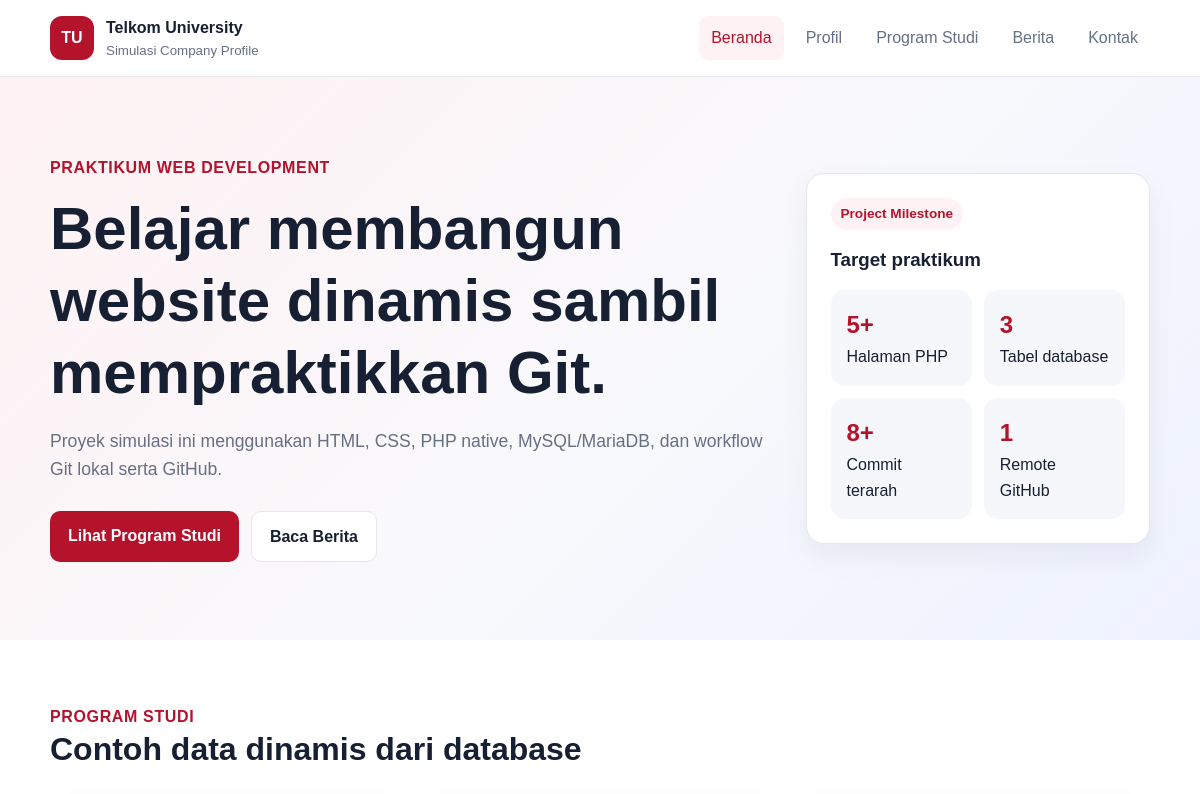
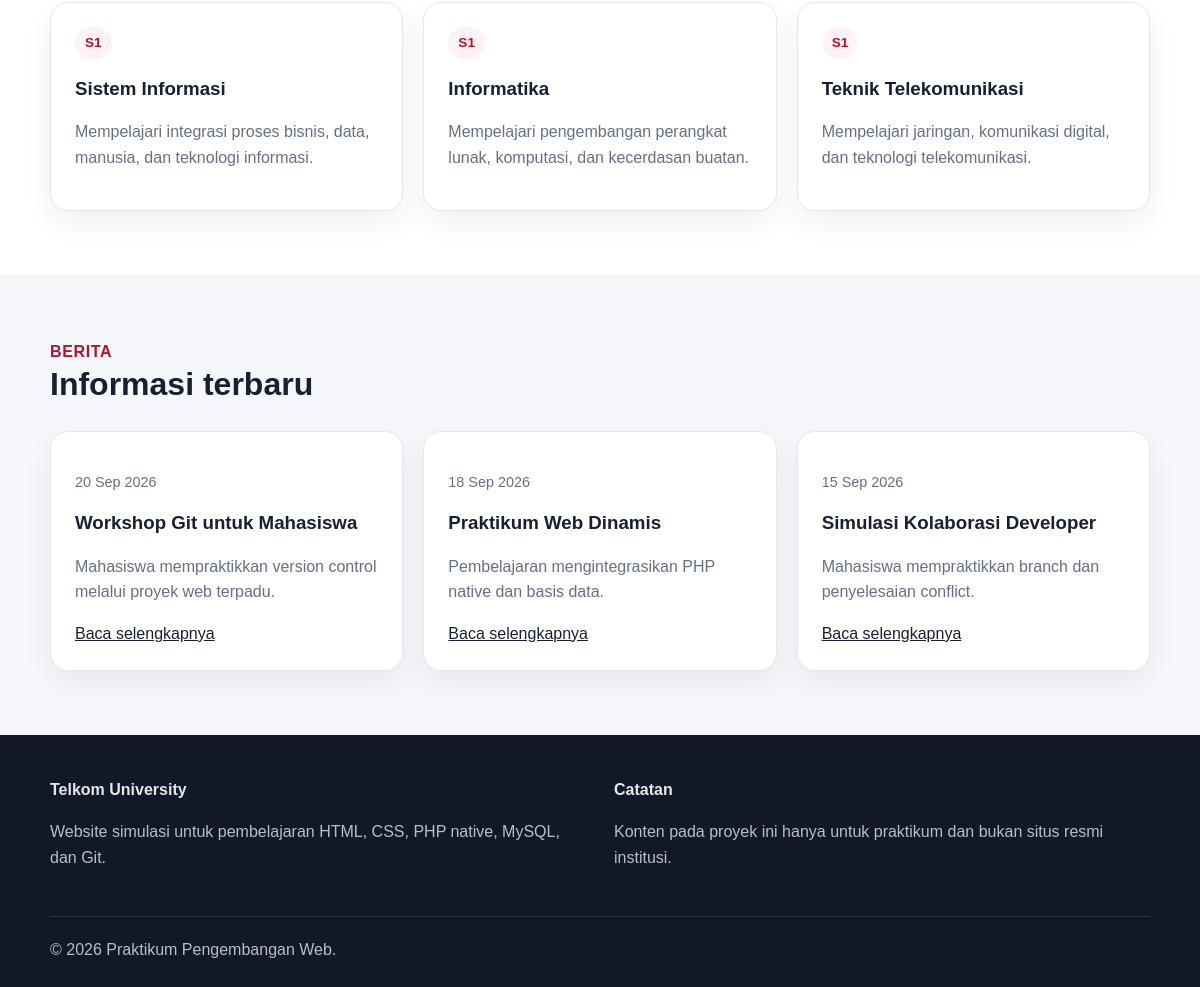
The page / on the database its author committed (2 pictures, top to bottom).
### tables this page shows
CREATE TABLE IF NOT EXISTS program_studi (
  id INT UNSIGNED AUTO_INCREMENT PRIMARY KEY,
  nama VARCHAR(120) NOT NULL,
  jenjang VARCHAR(20) NOT NULL,
  deskripsi TEXT NOT NULL,
  created_at TIMESTAMP DEFAULT CURRENT_TIMESTAMP
);

CREATE TABLE IF NOT EXISTS berita (
  id INT UNSIGNED AUTO_INCREMENT PRIMARY KEY,
  judul VARCHAR(180) NOT NULL,
  ringkasan VARCHAR(300) NOT NULL,
  isi TEXT NOT NULL,
  tanggal_publish DATE NOT NULL,
  created_at TIMESTAMP DEFAULT CURRENT_TIMESTAMP
);

### index.php (the view, shortened to what this page needs)
<?php
require_once 'config/database.php';
$programResult = $conn->query("SELECT id, nama, jenjang, deskripsi FROM program_studi ORDER BY id ASC LIMIT 3");
$newsResult = $conn->query("SELECT id, judul, ringkasan, tanggal_publish FROM berita ORDER BY tanggal_publish DESC LIMIT 3");
require 'includes/header.php';
?>
<section class="hero">
  <div class="container hero-grid">
    <div>
      <span class="eyebrow">Praktikum Web Development</span>
      <h1>Belajar membangun website dinamis sambil mempraktikkan Git.</h1>
      <p class="lead">Proyek simulasi ini menggunakan HTML, CSS, PHP native, MySQL/MariaDB, dan workflow Git lokal serta GitHub.</p>
      <div class="actions">
        <a class="btn btn-primary" href="programs.php">Lihat Program Studi</a>
        <a class="btn btn-outline" href="news.php">Baca Berita</a>
      </div>
    </div>
    <aside class="hero-card">
      <span class="badge">Project Milestone</span>
      <h3>Target praktikum</h3>
      <div class="hero-stat">
        <div class="stat">
          <strong>5+</strong>
          <span>Halaman PHP</span>
        </div>
        <div class="stat">
          <strong>3</strong>
          <span>Tabel database</span>
        </div>
        <div class="stat">
          <strong>8+</strong>
          <span>Commit terarah</span>
        </div>
        <div class="stat">
          <strong>1</strong>
          <span>Remote GitHub</span>
        </div>
      </div>
    </aside>
  </div>
</section>
<section class="section">
  <div class="container">
    <div class="section-heading">
      <span class="eyebrow">Program Studi</span>
      <h2>Contoh data dinamis dari database</h2>
    </div>
    <div class="grid-3">
      <?php while ($program = $programResult->fetch_assoc()): ?>
        <article class="card">
          <span class="badge"><?= htmlspecialchars($program['jenjang']) ?></span>
          <h3><?= htmlspecialchars($program['nama']) ?></h3>
          <p><?= htmlspecialchars($program['deskripsi']) ?></p>
        </article>
      <?php endwhile; ?>
    </div>
  </div>
</section>
<section class="section section-soft">
  <div class="container">
    <div class="section-heading">
      <span class="eyebrow">Berita</span>
      <h2>Informasi terbaru</h2>
    </div>
    <div class="grid-3">
      <?php while ($news = $newsResult->fetch_assoc()): ?>
        <article class="card">
          <p class="meta"><?= date('d M Y', strtotime($news['tanggal_publish'])) ?></p>
          <h3><?= htmlspecialchars($news['judul']) ?></h3>
          <p><?= htmlspecialchars($news['ringkasan']) ?></p>
          <a href="news_detail.php?id=<?= (int) $news['id'] ?>">Baca selengkapnya</a>
        </article>
      <?php endwhile; ?>
    </div>
  </div>
</section>
<?php require 'includes/footer.php'; ?>

### includes/header.php (shortened to what this page needs)
<?php
$currentPage = basename($_SERVER['PHP_SELF']);
?>
<!doctype html>
<html lang="id">
<head>
  <link rel="stylesheet" href="assets/css/style.css">
</head>
<body>
<header class="site-header">
  <div class="container nav-wrap">
    <a class="brand" href="index.php">
      <span class="brand-mark">TU</span>
      <span>
        <strong>Telkom University</strong>
        <small>Simulasi Company Profile</small>
      </span>
    </a>
    <nav class="main-nav" aria-label="Navigasi utama">
      <a class="<?= $currentPage === 'index.php' ? 'active' : '' ?>" href="index.php">Beranda</a>
      <a class="<?= $currentPage === 'profile.php' ? 'active' : '' ?>" href="profile.php">Profil</a>
      <a class="<?= $currentPage === 'programs.php' ? 'active' : '' ?>" href="programs.php">Program Studi</a>
      <a class="<?= in_array($currentPage, ['news.php', 'news_detail.php']) ? 'active' : '' ?>" href="news.php">Berita</a>
      <a class="<?= $currentPage === 'contact.php' ? 'active' : '' ?>" href="contact.php">Kontak</a>
    </nav>
  </div>
</header>
<main>

### includes/footer.php
</main>
<footer class="site-footer">
  <div class="container footer-grid">
    <div>
      <strong>Telkom University</strong>
      <p>Website simulasi untuk pembelajaran HTML, CSS, PHP native, MySQL, dan Git.</p>
    </div>
    <div>
      <strong>Catatan</strong>
      <p>Konten pada proyek ini hanya untuk praktikum dan bukan situs resmi institusi.</p>
    </div>
  </div>
  <p class="copyright">&copy; <?= date('Y') ?> Praktikum Pengembangan Web.</p>
</footer>
</body>
</html>

### assets/css/style.css (style rules this page uses)
:root { --primary: #b5122b; --primary-dark: #7f0d1f; --ink: #172033; --muted: #667085; --surface: #ffffff; --soft: #f6f7fb; --line: #e4e7ec; --success: #147a50; }
* { box-sizing: border-box; }
body { margin: 0; font-family: Arial, Helvetica, sans-serif; color: var(--ink); background: var(--surface); line-height: 1.6; }
a { color: inherit; }
.container { width: min(1100px, 92%); margin: 0 auto; }
.site-header { position: sticky; top: 0; z-index: 10; background: rgb(255, 255, 255, 0.96); border-bottom: 1px solid var(--line); }
.nav-wrap { display: flex; align-items: center; justify-content: space-between; gap: 24px; min-height: 76px; }
.brand { display: flex; align-items: center; gap: 12px; text-decoration: none; }
.brand-mark { display: grid; place-items: center; width: 44px; height: 44px; border-radius: 12px; background: var(--primary); color: #fff; font-weight: 800; }
.brand small { display: block; color: var(--muted); }
.main-nav { display: flex; gap: 10px; flex-wrap: wrap; }
.main-nav a { text-decoration: none; padding: 9px 12px; border-radius: 9px; color: var(--muted); }
.main-nav a:hover, .main-nav a.active { background: #fff2f4; color: var(--primary); }
.hero { padding: 78px 0; background: linear-gradient(135deg, #fff2f4, #f8f9fc 55%, #eef2ff); }
.hero-grid { display: grid; grid-template-columns: 1.35fr 0.65fr; gap: 40px; align-items: center; }
.eyebrow { color: var(--primary); font-weight: 700; letter-spacing: 0.04em; text-transform: uppercase; }
h1, h2, h3 { line-height: 1.2; }
h1 { font-size: clamp(2.1rem, 5vw, 4rem); margin: 12px 0 18px; }
h2 { font-size: 2rem; margin-top: 0; }
.lead { color: var(--muted); font-size: 1.1rem; max-width: 720px; }
.actions { display: flex; gap: 12px; margin-top: 28px; flex-wrap: wrap; }
.btn { display: inline-block; text-decoration: none; border: 0; cursor: pointer; padding: 12px 18px; border-radius: 10px; font-weight: 700; }
.btn-primary { background: var(--primary); color: #fff; }
.btn-outline { border: 1px solid var(--line); background: #fff; color: var(--ink); }
.hero-card, .card { background: #fff; border: 1px solid var(--line); border-radius: 18px; padding: 24px; box-shadow: 0 12px 30px rgb(16, 24, 40, 0.06); }
.hero-stat { display: grid; grid-template-columns: repeat(2, 1fr); gap: 12px; margin-top: 18px; }
.stat { background: var(--soft); border-radius: 14px; padding: 16px; }
.stat strong { display: block; font-size: 1.5rem; color: var(--primary); }
section { padding: 64px 0; }
.section-soft { background: var(--soft); }
.section-heading { margin-bottom: 28px; }
.grid-3 { display: grid; grid-template-columns: repeat(3, 1fr); gap: 20px; }
.card p { color: var(--muted); }
.badge { display: inline-block; padding: 5px 10px; border-radius: 999px; background: #fff2f4; color: var(--primary); font-size: 0.85rem; font-weight: 700; }
.meta { color: var(--muted); font-size: 0.9rem; }
.site-footer { background: #111827; color: #e5e7eb; padding: 42px 0 24px; }
.footer-grid { display: grid; grid-template-columns: 1fr 1fr; gap: 28px; }
.site-footer p { color: #b7bfcc; }
.copyright { width: min(1100px, 92%); margin: 30px auto 0; padding-top: 20px; border-top: 1px solid #293142; }

### rows shown on the page
program_studi: jenjang "S1", nama "Sistem Informasi", deskripsi "Mempelajari integrasi proses bisnis, data, manusia, dan teknologi informasi."
program_studi: jenjang "S1", nama "Informatika", deskripsi "Mempelajari pengembangan perangkat lunak, komputasi, dan kecerdasan buatan."
program_studi: jenjang "S1", nama "Teknik Telekomunikasi", deskripsi "Mempelajari jaringan, komunikasi digital, dan teknologi telekomunikasi."
berita: tanggal_publish "20 Sep 2026", judul "Workshop Git untuk Mahasiswa", ringkasan "Mahasiswa mempraktikkan version control melalui proyek web terpadu."
berita: tanggal_publish "18 Sep 2026", judul "Praktikum Web Dinamis", ringkasan "Pembelajaran mengintegrasikan PHP native dan basis data."
berita: tanggal_publish "15 Sep 2026", judul "Simulasi Kolaborasi Developer", ringkasan "Mahasiswa mempraktikkan branch dan penyelesaian conflict."
